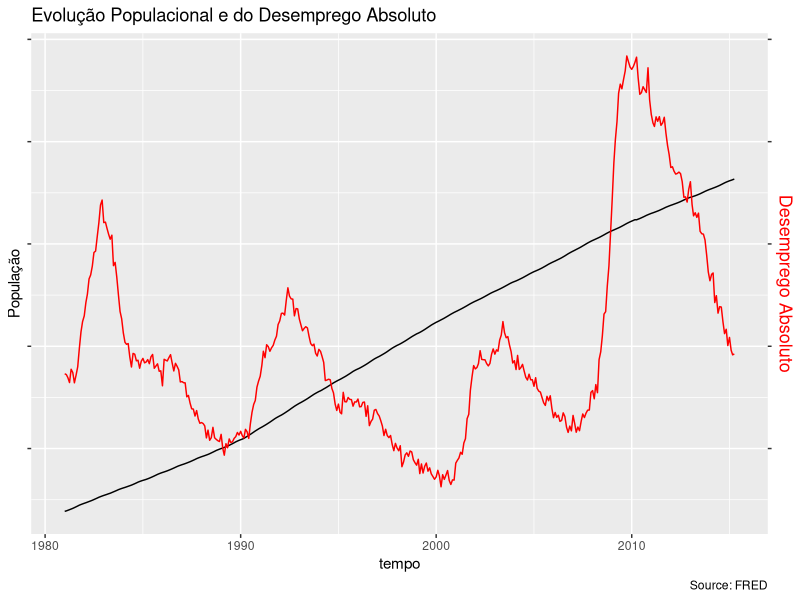

Here is the R script that generated this plot:
# Projeto de PE: 1/10

library(readxl)
library(dplyr)
library(ggplot2)

# Lê o ficheiro dado, filtra o ano, mantem as colunas que interessam
data <- read_excel('econ.xlsx')
data <- subset(data, select = c(tempo, ndesemp, pop))
data <- filter(data, substr(tempo,1,4) >= 1981)

# Unifica a escala dos dados
avg_pop <- mean(data$pop)
avg_ndesemp <- mean(data$ndesemp)

stdev_op <- sd(data$pop)
stdev_ndesemp <- sd(data$ndesemp)

transformed <- data

transformed$pop <- (transformed$pop - avg_pop)/stdev_op
transformed$ndesemp <- (transformed$ndesemp - avg_ndesemp)/stdev_ndesemp

# Cria um gráfico onde se pode analisar a evolução dos dados ao longo do tempo
ggplot(transformed, aes(tempo)) +
  geom_line(data=transformed, aes(y=pop), linewidth = 0.5) +
  geom_line(data=transformed, aes(y=ndesemp), colour = 'red', linewidth = 0.5) +
  scale_y_continuous(name = "População",
                     sec.axis = sec_axis(~.,name = "Desemprego Absoluto")) +
  labs(title = "Evolução Populacional e do Desemprego Absoluto",
       caption = "Source: FRED") +
  theme(axis.text.y = element_blank(),
    axis.title.y.right = element_text(color = 'red', size = 13))